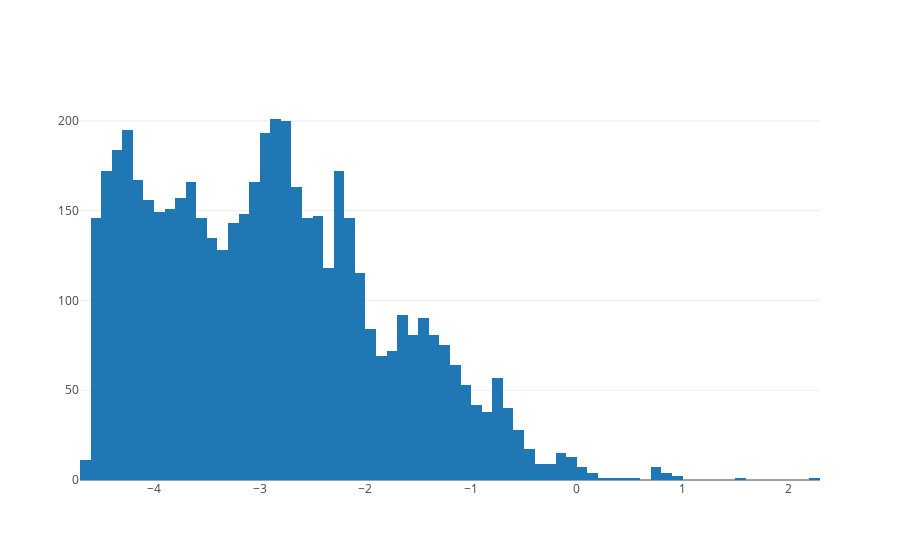

Here is the notebook cell this chart was saved with:
### Markdown cell above
A histogram of energies indicates a log scale might be reasonable for visualization purposes

### Code cell
fdata = [go.Histogram(x=np.log(energy))]
iplot(fdata)

### Figure 1 — Plotly figure (JSON) as saved in the notebook; plotly's stock layout.template omitted (floating-point values rounded to 4 significant figures; data arrays with more than 128 entries replaced by an {"elided": "..."} marker saying what was removed)
{"data": [{"type": "histogram", "uid": "95bab73b-3713-4f0b-89e4-f1f9eef3f76c", "x": {"elided": "5180 float values"}}], "layout": {}}
